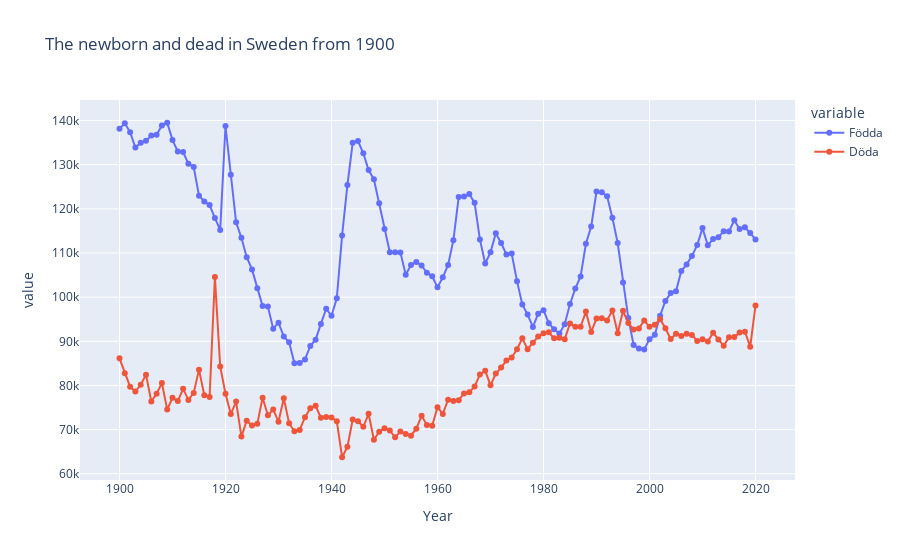

Notebook code cell kept with this figure:
### Code cell
fig = px.line(swe_demographi, x="År", y=["Födda", "Döda"], title="The newborn and dead in Sweden from 1900", labels={"År": "Year"}, markers=True)
fig.show()
